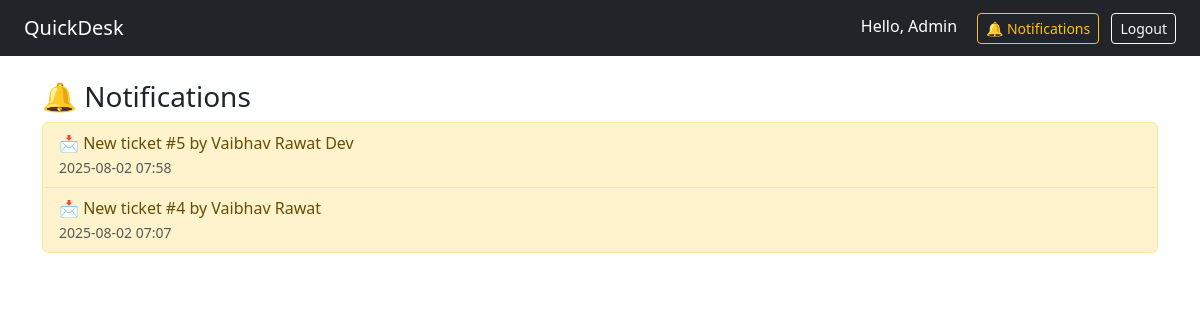
Screenshot of /notifications (signed in) with the database file from the repository.
### app.py (models this page shows, shortened)
class User(db.Model, UserMixin):
    id = db.Column(db.Integer, primary_key=True)
    email = db.Column(db.String(150), unique=True, nullable=False)
    name = db.Column(db.String(150), nullable=False)
    password_hash = db.Column(db.String(200), nullable=False)
    role = db.Column(db.String(50), default='user')
    is_active = db.Column(db.Boolean, default=True)
    notifications = db.relationship('Notification', backref='user', lazy='dynamic')
    tickets = db.relationship('Ticket', backref='owner', lazy=True)
    replies = db.relationship('TicketReply', backref='author', lazy=True)

class Notification(db.Model):
    id = db.Column(db.Integer, primary_key=True)
    user_id = db.Column(db.Integer, db.ForeignKey('user.id'))  # Who receives the notification
    message = db.Column(db.String(255))
    is_read = db.Column(db.Boolean, default=False)
    created_at = db.Column(db.DateTime, default=datetime.utcnow)

### app.py (the view)
@app.route('/notifications')
@login_required
def notifications():
    notifs = Notification.query.filter_by(user_id=current_user.id).order_by(Notification.created_at.desc()).all()
    return render_template('notifications.html', notifications=notifs)

### app.py (called while the page is built)
@login_manager.user_loader
def load_user(user_id):
    return User.query.get(int(user_id))

### templates/notifications.html
{% extends 'base.html' %}
{% block content %}
<h3>🔔 Notifications</h3>
<ul class="list-group">
  {% for notif in notifications %}
  <li class="list-group-item d-flex justify-content-between align-items-start {% if not notif.is_read %}list-group-item-warning{% endif %}">
    <div>
      {{ notif.message }}<br>
      <small class="text-muted">{{ notif.created_at.strftime('%Y-%m-%d %H:%M') }}</small>
    </div>
  </li>
  {% else %}
  <li class="list-group-item">No notifications available.</li>
  {% endfor %}
</ul>
{% endblock %}

### templates/base.html (shortened to what this page needs)
<!DOCTYPE html>
<html lang="en">
<head>
  <link href="https://cdn.jsdelivr.net/npm/bootstrap@5.3.0/dist/css/bootstrap.min.css" rel="stylesheet">
</head>
<body>
  <nav class="navbar navbar-expand-lg navbar-dark bg-dark px-4">
    <a class="navbar-brand" href="{{ url_for('dashboard') }}">QuickDesk</a>
    <div class="ms-auto">
      {% if current_user.is_authenticated %}
  <span class="text-white me-3">Hello, {{ current_user.name }}</span>
  <a class="btn btn-outline-warning btn-sm me-2" href="{{ url_for('notifications') }}">🔔 Notifications</a>
  <a class="btn btn-outline-light btn-sm" href="{{ url_for('logout') }}">Logout</a>
{% else %}
  <a class="btn btn-outline-light btn-sm" href="{{ url_for('login') }}">Login</a>
{% endif %}
    </div>
  </nav>
  <div class="container mt-4">
    {% block content %}{% endblock %}
  </div>
</body>
</html>

### rows the page displays
User: name "Admin"
Notification: message "📩 New ticket #5 by Vaibhav Rawat Dev", created_at "2025-08-02 07:58"
Notification: message "📩 New ticket #4 by Vaibhav Rawat", created_at "2025-08-02 07:07"
